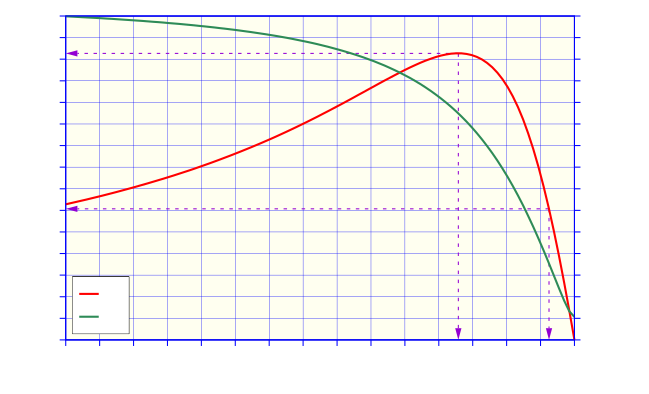

This chart was generated by the following gnuplot code:
#!/gnuplot
#
#    
#    	G N U P L O T
#    	Version 5.2 patchlevel 7    last modified 2019-05-29 
#    
#    	Copyright (C) 1986-1993, 1998, 2004, 2007-2018
#    	Thomas Williams, Colin Kelley and many others
#    
#    	gnuplot home:     http://www.gnuplot.info
#    	faq, bugs, etc:   type "help FAQ"
#    	immediate help:   type "help"  (plot window: hit 'h')
# set terminal windows 0 color solid butt enhanced
# set output
unset clip points
set clip one
unset clip two
set bar 1.000000 front
set border front linecolor rgb "blue"  linewidth 3.000 dashtype solid
set zdata 
set ydata 
set xdata 
set y2data 
set x2data 
set boxwidth
set style fill  empty border
set style rectangle back fc  bgnd fillstyle   solid 1.00 border lt -1
set style circle radius graph 0.02, first 0.00000, 0.00000 
set style ellipse size graph 0.05, 0.03, first 0.00000 angle 0 units xy
set dummy x, y
set format x "% .0f" 
set format y "% .0f" 
set format x2 "% h" 
set format y2 "% .0f" 
set format z "% h" 
set format cb "% h" 
set format r "% h" 
set timefmt "%d/%m/%y,%H:%M"
set angles radians
set grid back nopolar xtics nomxtics ytics nomytics noztics nomztics
set grid nox2tics nomx2tics noy2tics nomy2tics nocbtics nomcbtics
set grid linecolor "blue" linetype 1 linewidth 1.00 
set raxis
set style parallel front  lt black linewidth 2.000 dashtype solid
set key title ""
set key inside left bottom vertical Left reverse enhanced box
set key noinvert samplen 2 spacing 1.5 width 0.5 height 0.5 
set key maxcolumns 0 maxrows 0
set key opaque
unset label
unset arrow
set style increment default
unset style line
unset style arrow
set style histogram clustered gap 2 title textcolor lt -1
unset object
set style textbox transparent margins  1.0,  1.0 border
unset logscale
set offsets 0, 0, 0, 0
set pointsize 1
set pointintervalbox 1
set encoding default
unset polar
unset parametric
set decimalsign ','
set view 60, 30, 1, 1
set samples 2000
set isosamples 10, 10
set surface 
unset contour
set cntrlabel  format '%8.3g' font '' start 5 interval 20
set mapping cartesian
set datafile separator whitespace
unset hidden3d
set cntrparam order 4
set cntrparam linear
set cntrparam levels auto 5
set cntrparam points 5
set size ratio 0 1,1
set origin 0,0
set style data points
set style function lines
unset xzeroaxis
unset yzeroaxis
unset zzeroaxis
unset x2zeroaxis
unset y2zeroaxis
set ticslevel 0.5
set tics scale  1, 0.5, 1, 1, 1
set mxtics default
set mytics default
set mztics default
set mx2tics default
set my2tics default
set mcbtics default
set mrtics default
set xtics border out scale 1,0.5 nomirror norotate  autojustify
set xtics 0.0,100.0,1500.0 norangelimit textcolor rgb "blackz" 
set ytics border out scale 1,0.5 nomirror norotate  autojustify
set ytics 0.0,10.0,150.0 norangelimit textcolor rgb "black" 
set ztics border out scale 1,0.5 nomirror norotate  autojustify
set ztics autofreq  norangelimit textcolor rgb "black" 
unset x2tics
set y2tics border out scale 1,0.5 nomirror norotate  autojustify
set y2tics 0.0,5.0,75.0 norangelimit textcolor rgb "black"
set cbtics border out scale 1,0.5 nomirror norotate  autojustify
set cbtics autofreq  norangelimit textcolor rgb "black" 
set rtics axis out scale 1,0.5 nomirror norotate  autojustify
set rtics autofreq  norangelimit textcolor rgb "black" 
set paxis 1 tics border out scale 1,0.5 nomirror norotate  autojustify
set paxis 1 tics autofreq  rangelimit textcolor rgb "black" 
set paxis 2 tics border out scale 1,0.5 nomirror norotate  autojustify
set paxis 2 tics autofreq  rangelimit textcolor rgb "black" 
set paxis 3 tics border out scale 1,0.5 nomirror norotate  autojustify
set paxis 3 tics autofreq  rangelimit textcolor rgb "black" 
set paxis 4 tics border out scale 1,0.5 nomirror norotate  autojustify
set paxis 4 tics autofreq  rangelimit textcolor rgb "black" 
set paxis 5 tics border out scale 1,0.5 nomirror norotate  autojustify
set paxis 5 tics autofreq  rangelimit textcolor rgb "black" 
set paxis 6 tics border out scale 1,0.5 nomirror norotate  autojustify
set paxis 6 tics autofreq  rangelimit textcolor rgb "black" 
set paxis 7 tics border out scale 1,0.5 nomirror norotate  autojustify
set paxis 7 tics autofreq  rangelimit textcolor rgb "black" 
set title "" 
set title  font "" norotate
set timestamp bottom 
set timestamp "" 
set timestamp  font "" norotate
set rrange [ * : * ] noreverse nowriteback
set trange [ * : * ] noreverse nowriteback
set urange [ * : * ] noreverse nowriteback
set vrange [ * : * ] noreverse nowriteback
set xlabel '$n\ped{m}\, / \,\si{r/min}$'
set xlabel  font "" textcolor lt -1 norotate
set x2label "" 
set x2label  font "" textcolor lt -1 norotate
set xrange [ 0.0000 : 1500.0000 ] noreverse nowriteback
set x2range [ 0.0000 : 5.0000 ] noreverse nowriteback
set ylabel  '$T\ped{m}\, / \,\si{N.m}$'
set ylabel  font "" textcolor lt -1 rotate by -270
set y2label  '$I_1\, / \,\si{A}$'
set y2label  font "" textcolor lt -1 rotate by -270
set yrange [ 0.000 : 150.000 ] noreverse nowriteback
set y2range [ 0.000 : 75.000 ] noreverse nowriteback
set zlabel "" 
set zlabel  font "" textcolor lt -1 norotate
set zrange [ * : * ] noreverse nowriteback
set cblabel "" 
set cblabel  font "" textcolor lt -1 rotate by -270
set cbrange [ * : * ] noreverse nowriteback
set paxis 1 range [ * : * ] noreverse nowriteback
set paxis 2 range [ * : * ] noreverse nowriteback
set paxis 3 range [ * : * ] noreverse nowriteback
set paxis 4 range [ * : * ] noreverse nowriteback
set paxis 5 range [ * : * ] noreverse nowriteback
set paxis 6 range [ * : * ] noreverse nowriteback
set paxis 7 range [ * : * ] noreverse nowriteback
set zero 1e-008
set lmargin  -1
set bmargin  -1
set rmargin  -1
set tmargin  -1
set locale "Catalan_Spain.1252"
set pm3d explicit at s
set pm3d scansautomatic
set pm3d interpolate 1,1 flush begin noftriangles noborder corners2color mean
set palette positive nops_allcF maxcolors 0 gamma 1.5 color model RGB 
set palette rgbformulae 7, 5, 15
set colorbox default
set colorbox vertical origin screen 0.9, 0.2, 0 size screen 0.05, 0.6, 0 front bdefault
set style boxplot candles range  1.50 outliers pt 7 separation 1 labels auto unsorted
set loadpath 
set fontpath 
set psdir
set fit brief errorvariables nocovariancevariables errorscaling prescale nowrap v5
GNUTERM = "windows"
ARGC = 0
ARG0 = ""
set terminal cairolatex pdf size 16.5cm,10cm
set output "Cap-Motors-Induccio-Ex4.tex"
set object rectangle from 0,0 to 1500,150 fillstyle solid fillcolor rgb "#FFFFF0" behind
set arrow from 1425.0, 60.70 to 0.0, 60.7 dt 2 linecolor rgb "dark-violet" linewidth 3.0 head noborder back
set label '{$\scriptstyle\SI{60,7}{N.m}$}' at 300, 63.7 center norotate front
set arrow from 1157.62, 132.70 to 0.0, 132.7 dt 2 linecolor rgb "dark-violet" linewidth 3.0 head noborder back
set label '{$\scriptstyle\SI{132,7}{N.m}$}' at 300, 135.7 center norotate front
set arrow from 1425.0, 60.70 to 1425.0, 0.0 dt 2 linecolor rgb "dark-violet" linewidth 3.0 head noborder back
set label '{$\scriptstyle\SI{1425}{r/min}$}' at 1408, 20 center rotate by -270 front
set arrow from 1157.62, 132.70 to 1157.62, 0.0 dt 2 linecolor rgb "dark-violet" linewidth 3.0 head noborder back
set label '{$\scriptstyle\SI{1157,6}{r/min}$}' at 1140, 22 center rotate by -270 front
plot "Cap-Motors-Induccio-Ex4.txt" using 1:2 with lines axes x1y1 linecolor rgb "red" linewidth 6.000 title '$T\ped{m}$', "Cap-Motors-Induccio-Ex4.txt" using 1:3 with lines axes x1y2 linecolor rgb "sea-green"  linewidth 6.000 title '$I_1$'
#    EOF
